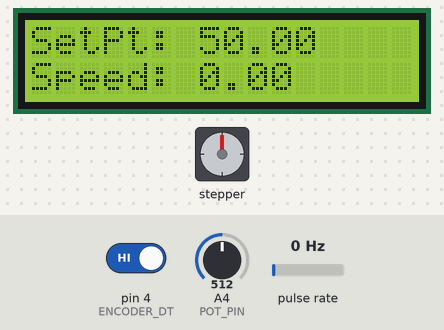
Simulated run of this program. Board: Arduino Mega 2560, built with avr-gcc and run on an emulated ATmega2560. Shown: stepper motor, 16×2 character LCD. Wiring (inferred from the names in the program): pulse sensor: data pin 3; stepper motor driver (200 steps per turn assumed): step pin 6; direction pin 5. The inputs (shaded band) are chosen by the test bench; at power-on: A4 (POT_PIN) = 512, pin 4 (ENCODER_DT) HIGH, pulse rate 0 Hz.

Above: at 1.2 s.
1.3 s: A4 (POT_PIN) set to 490
At 2.2 s:
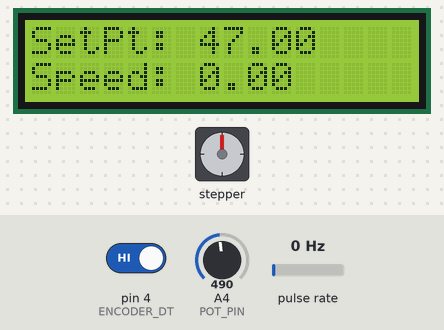
2.8 s: A4 (POT_PIN) set to 510
At 3.3 s:
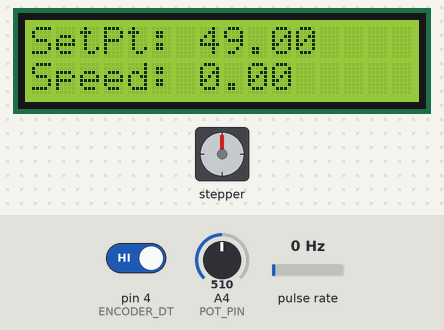
4.3 s: A4 (POT_PIN) set to 306
At 5.7 s:
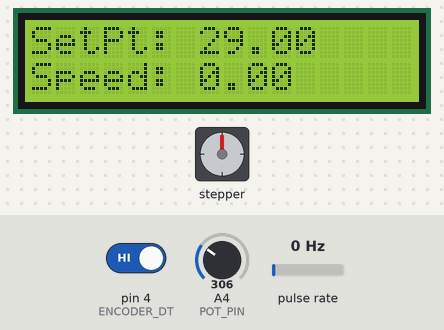
Timing chart, 0 to 7.3 s (numbered marks = the images above; inputs shaded):
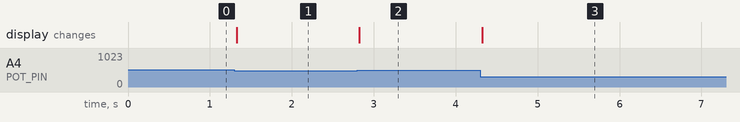

Measured:
- after the input at 1.3 s, the display: changes at once (image 1)
- after the input at 2.8 s, the display: changes at once (image 2)
- after the input at 4.3 s, the display: changes at once (image 3)

The program:

main.cpp
```cpp
#include <Arduino.h>

#include <Wire.h>
#include <LiquidCrystal_I2C.h>
#include <PID_v1.h>
#define ENCODER_CLK 3
#define ENCODER_DT 4
#define POT_PIN A4
#define STEP_PIN 6
#define DIR_PIN 5
LiquidCrystal_I2C lcd(0x27, 16, 2);
// Variables for PID control
double setPoint = 0, input = 0, output = 0; // Setpoint, input, and output for PID
double Kp = 2.0, Ki = 5.0, Kd = 1.0; // PID coefficients (proportional, integral, derivative)
PID myPID(&input, &output, &setPoint, Kp, Ki, Kd, DIRECT); // PID object in DIRECT mode
volatile long encoderCount = 0; // Counter for encoder rotations
int lastStateDT; // Last state of the encoder DT pin
unsigned long lastEncoderUpdate = 0; // Timestamp for encoder debouncing
unsigned long previousMillis = 0; // Timestamp for PID updates
unsigned long lastStepTime = 0; // Timestamp for motor step timing
double minSpeed = 0; // Minimum speed based on potentiometer value
void setup() {
// Configure pins as input or output
pinMode(ENCODER_CLK, INPUT);
pinMode(ENCODER_DT, INPUT);
pinMode(STEP_PIN, OUTPUT);
pinMode(DIR_PIN, OUTPUT);
// Initialize the LCD
lcd.begin(16, 2);
lcd.backlight();
// Attach interrupt for the encoder
attachInterrupt(digitalPinToInterrupt(ENCODER_CLK), updateEncoder, CHANGE);
// Initialize the PID controller
myPID.SetMode(AUTOMATIC);
myPID.SetOutputLimits(0, 255); // Limit PID output to 0-255
lastStateDT = digitalRead(ENCODER_DT); // Read the initial state of the encoder DT pin
}
void loop() {
readPotentiometer(); // Read the potentiometer value
updatePID(); // Update the PID controller
controlMotor(); // Control the motor based on PID output
updateLCD(); // Update the LCD display
}
void readPotentiometer() {
// Read the potentiometer value and map it to a speed range (0-100)
int potValue = analogRead(POT_PIN);
minSpeed = map(potValue, 0, 1023, 0, 100);
setPoint = constrain(minSpeed, 0, 100); // Ensure the setpoint is within valid range
}
void updatePID() {
// Update the PID controller every 100 ms
unsigned long currentMillis = millis();
if (currentMillis - previousMillis >= 100) {
previousMillis = currentMillis;
myPID.Compute(); // Compute the new PID output
}
}
void controlMotor() {
if (input > setPoint) { // If the actual speed is greater than the setpoint
digitalWrite(DIR_PIN, HIGH); // Set motor direction
// Generate step pulses based on the PID output
unsigned long currentMicros = micros();
int delayTime = map(abs(output), 0, 255, 2000, 100); // Map output to delay time
if (currentMicros - lastStepTime >= delayTime) {
lastStepTime = currentMicros;
digitalWrite(STEP_PIN, !digitalRead(STEP_PIN)); // Toggle step pin
}
} else {
digitalWrite(STEP_PIN, LOW); // Stop motor steps
}
}
void updateLCD() {
static double lastSetPoint = -1; // Last setpoint value displayed
static double lastInput = -1; // Last input value displayed
// Update the LCD only if values have changed
if (setPoint != lastSetPoint || input != lastInput) {
lastSetPoint = setPoint;
lastInput = input;
lcd.setCursor(0, 0);
lcd.print("SetPt: ");
lcd.print(setPoint);
lcd.print(" "); // Clear extra characters
lcd.setCursor(0, 1);
lcd.print("Speed: ");
lcd.print(input);
lcd.print(" "); // Clear extra characters
}
}
void updateEncoder() {
// Handle encoder rotation with debouncing
unsigned long currentMicros = micros();
if (currentMicros - lastEncoderUpdate >= 500) { // 500 µs debounce time
int currentStateDT = digitalRead(ENCODER_DT);
if (currentStateDT != lastStateDT) { // If the state has changed
if (digitalRead(ENCODER_DT) != digitalRead(ENCODER_CLK)) {
input += 1; // Increase speed
} else {
input -= 1; // Decrease speed
}
}
lastStateDT = currentStateDT; // Update the last state
lastEncoderUpdate = currentMicros; // Update the last timestamp
}
}
```
